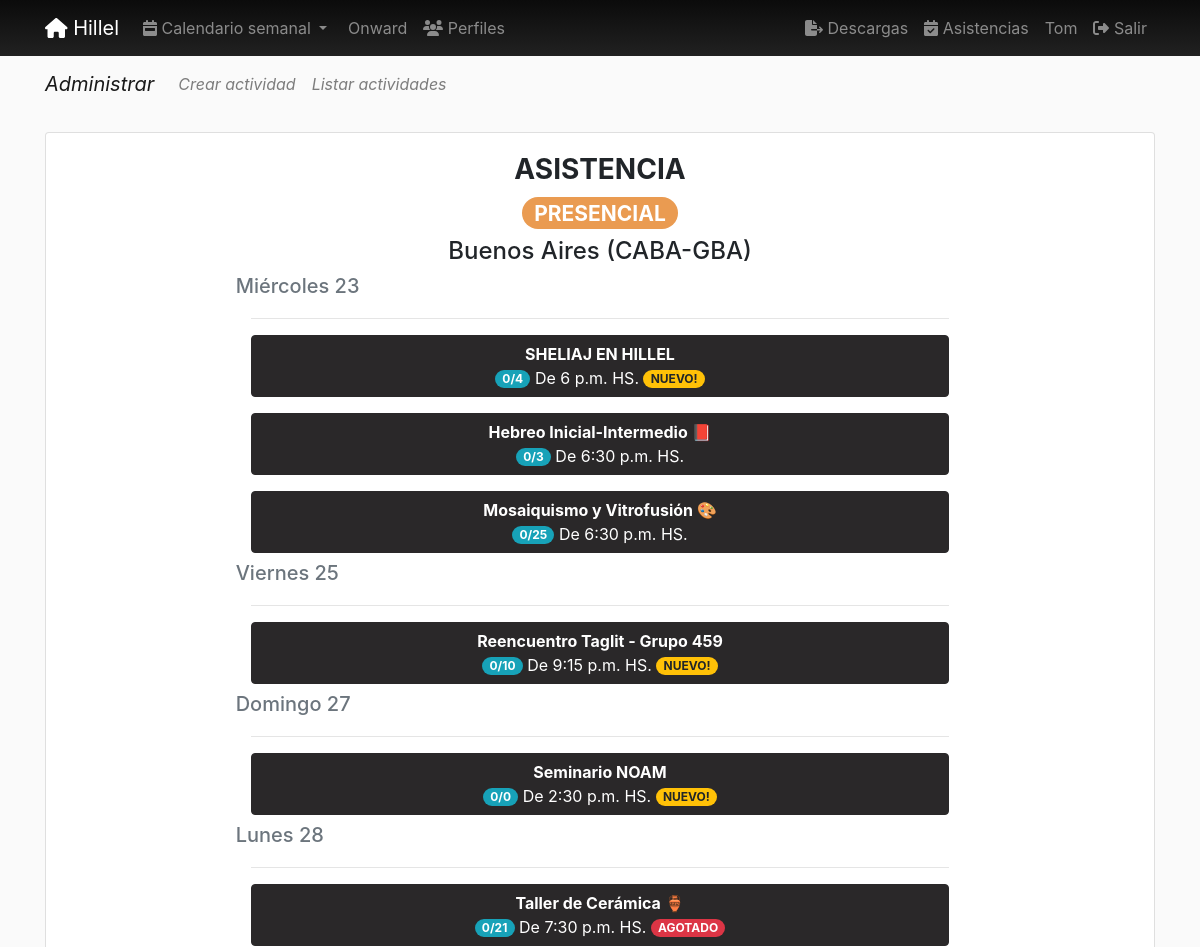
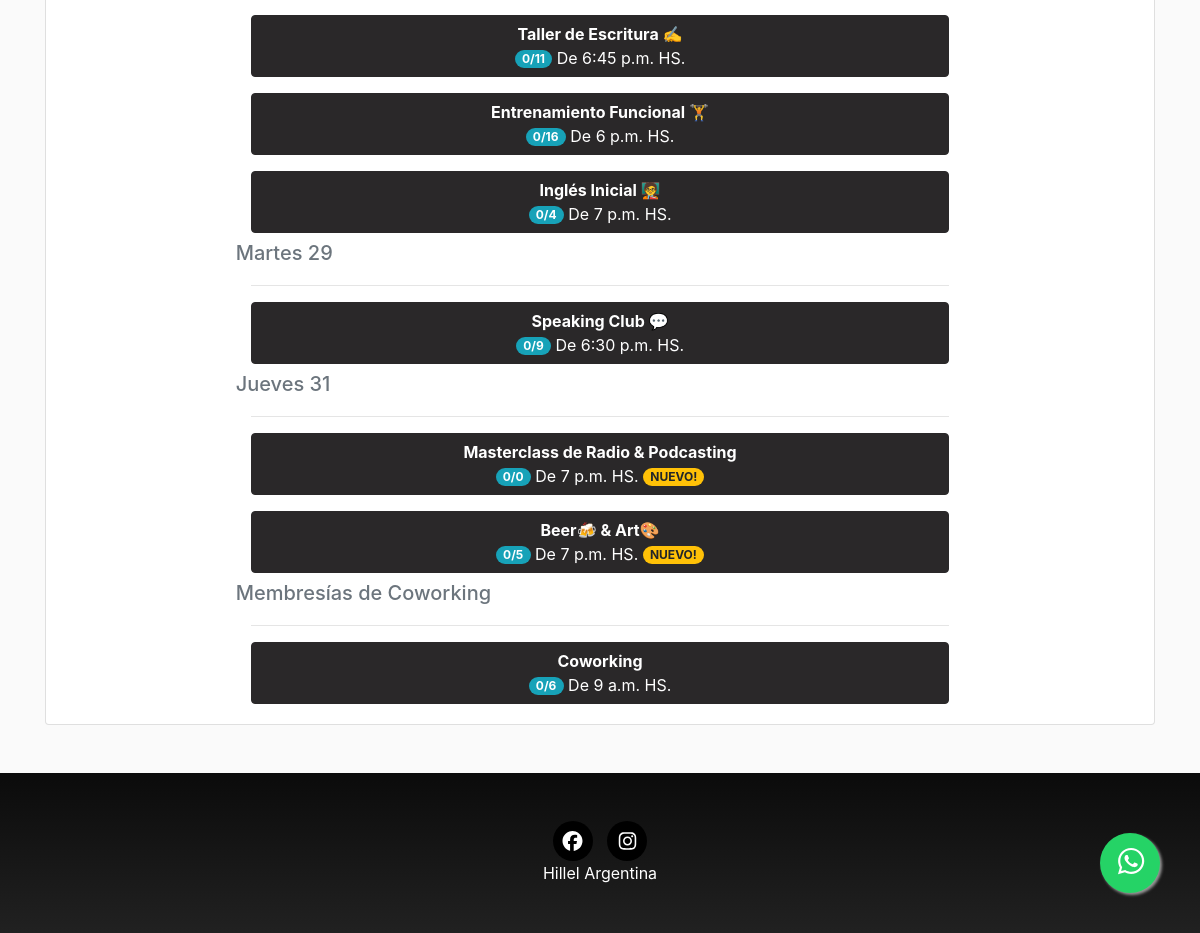
The page /pages/asistencia/0 (signed in) on the database as committed earlier (2 pictures, top to bottom).
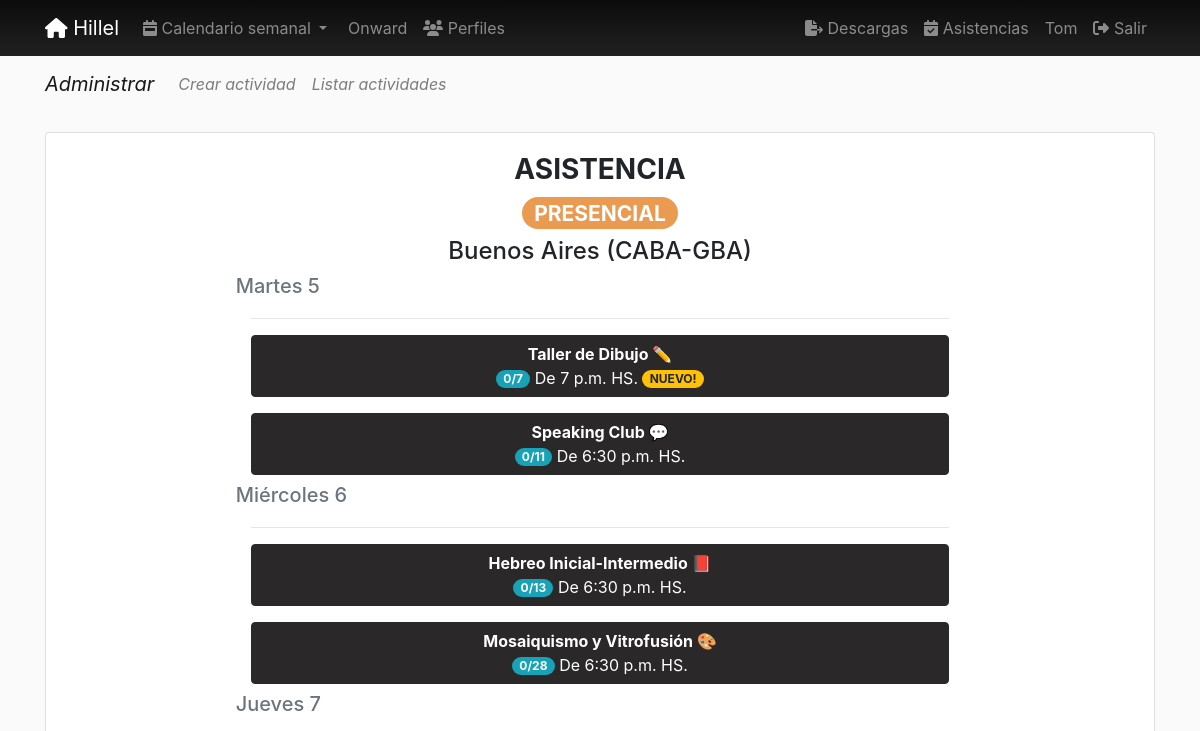
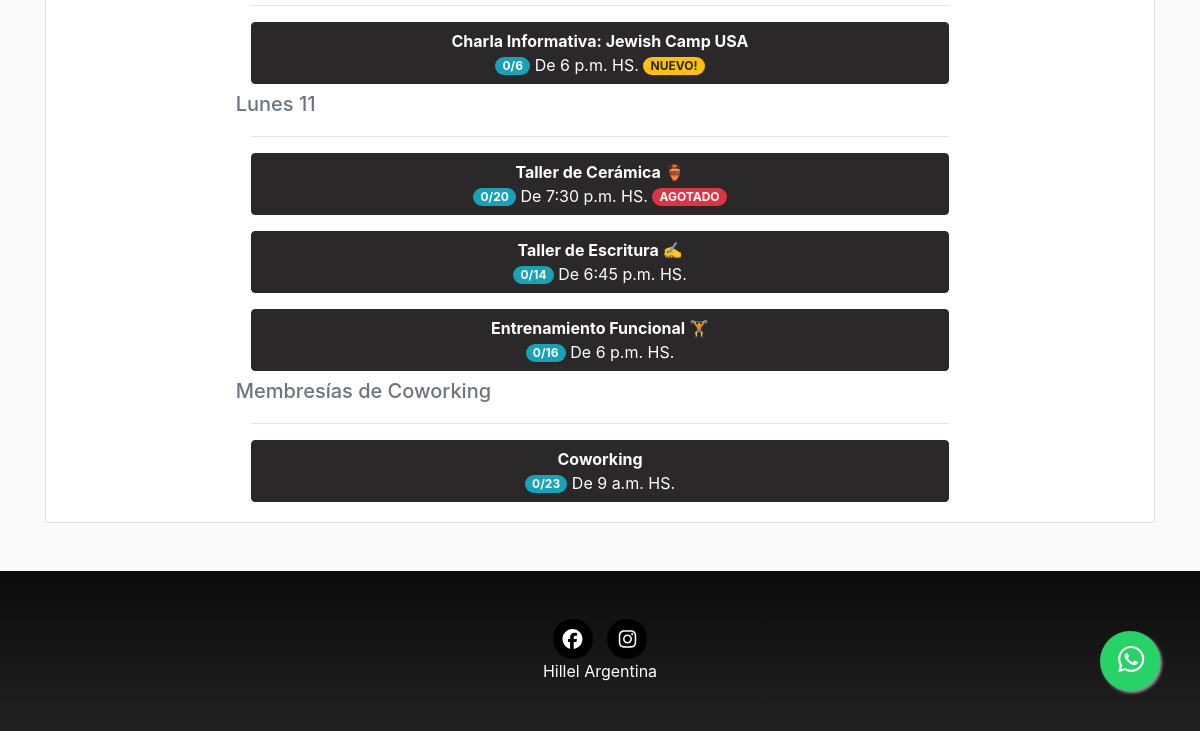
The same page on the database as committed later (2 pictures, top to bottom).
### pages/models.py (models this page shows, shortened)
class Day(models.Model):
    day = models.CharField(verbose_name="Día", max_length=200)
    order = models.SmallIntegerField(verbose_name="Orden", default=0)
    class Meta:
        verbose_name = "Día"
        verbose_name_plural = "Días"
        ordering = ['order']
    @property
    def HayActividadPresencial(self, **kwargs):
        pages = Page.objects.find(self, 0)
        if pages is None:
            return False
        return True
    def HayActividadPresencial_provincia(self, provincia):
        pages = Page.objects.find_provincia(self, 0, provincia)
        if pages is None:
            return False
        return True
    def __str__(self):
        return self.day

class Page(models.Model):
    title = models.CharField(verbose_name="Título", max_length=200)
    horaDesde = models.TimeField(verbose_name="Hora desde", null=True, blank=True, auto_now=False, auto_now_add=False,)
    horaHasta = models.TimeField(verbose_name="Hora hasta", null=True, blank=True, auto_now=False, auto_now_add=False,)
    description = RichTextField(verbose_name="Descripción", null=True, blank=True)
    textoExtraMail = RichTextField(verbose_name="Texto extra del mail", null=True, blank=True)
    flyer = models.ImageField(upload_to=custom_upload_to,
                              null=True, blank=True)
    dia = models.ForeignKey(Day, verbose_name='dia', null=True, on_delete=models.CASCADE)
    cupo = models.SmallIntegerField(verbose_name="Cupo", default=0)
    modalidad = BooleanField(verbose_name="Online", default=0)
    nuevo = BooleanField(verbose_name="Nuevo", default=0)
    activa = BooleanField(verbose_name="Activa", default=1)
    categories = models.ManyToManyField(Category, verbose_name='categorias', related_name='get_pages', blank=True)
    provincia = models.ForeignKey(Provincia, on_delete=models.CASCADE, null=True, blank=True)
    responsable = models.ForeignKey(Responsable, on_delete=models.CASCADE, null=True, blank=True)
    colaborador = models.ForeignKey(Colaborador, on_delete=models.CASCADE, null=True, blank=True)
    secreta = BooleanField(verbose_name="Tiene clave?", default=0)
    clave = models.CharField(verbose_name="Clave", null=True, blank=True, default="", max_length=200)
    objects = PagesManager()
    created = models.DateTimeField(auto_now_add=True, verbose_name="Fecha de creación", blank=True, null=True)
    updated = models.DateTimeField(auto_now=True, verbose_name="Fecha de edición", blank=True, null=True)
    class Meta:
        verbose_name = "actividad"
        verbose_name_plural = "actividades"
        ordering = ['dia__order', 'horaDesde', '-title']
    @property
    def Qanotados(self):
        subscripcion = Subscription.objects.find_page(self)
        if subscripcion is None:
            return 0
        if len(subscripcion) > 0:
            return subscripcion.count()
        return 0
    def historialHoy(self):
        date = datetime.now()
        historial = Historial.objects.find(page=self, date=date)
        if historial is None:
            return None
        return historial
    @property
    def Qasistentes(self):
        if self.historialHoy() is None:
            return 0
        return self.historialHoy().Qasistentes

### pages/views.py (the view)
# urls.py: path('asistencia/<int:modalidad>', Asistencia, name='asistencia'),
def Asistencia(request, modalidad):
    if request.user.is_authenticated:
        if request.user.groups.filter(name='BITAJON').exists() or request.user.is_staff:
            dia = datetime.now().weekday()+1
            dias = Day.objects.all()
            pages = Page.objects.all()
            for day in dias:
                day.mostrar = Day.HayActividadPresencial_provincia(day, request.user.profile.provincia)
            return render(request, 'pages/asistencia.html',
                        {'page_list': pages, 'dia': dia, 'days': dias, 'modalidad': modalidad})
        raise Http404("Usuario no es bitajon/staff")
    raise Http404("Usuario no está autenticado")

### location/models.py (called while the page is built)
    def __str__(self):
        return self.title

### pages/models.py (called while the page is built)
    def find(self, dia, modalidad):
        queryset = self.filter(modalidad=modalidad, dia=dia, activa=True)
        if len(queryset) > 0:
            return queryset
        return None

    def find_provincia(self, dia, modalidad, provincia):
        queryset = self.filter(modalidad=modalidad, dia=dia, activa=True, provincia=provincia)
        if len(queryset) > 0:
            return queryset
        return None

    def find_page(self, page):
        queryset = self.filter(pages=page)
        if len(queryset) > 0:
            return queryset
        return None

    def find(self, page, date):
        historial = self.filter(page=page,
                                fecha__year=date.year,
                                fecha__month=date.month,
                                fecha__day=date.day
                                )
        if len(historial) == 0:
            return None
        return historial[0]

### profiles/processors.py (called while the page is built)
def ctx_dict(request):
    ctx = {}
    bitajon = False
    if request.user.groups.filter(name="BITAJON").count():
        bitajon = True
    ctx["bitajon"] = bitajon
    return ctx

### pages/templates/pages/asistencia.html (shortened to what this page needs)
{% extends 'core/base.html' %}
{% load static %}
{% block content %}
  {% include 'pages/includes/pages_menu.html' %}
  <main role="main">
    <div class="container"  >
      <div class="card  mx-auto border-1 mb-5 "    >
        <div class="card-body  mx-auto col-md-8"  >
          <h3  class="text-center font-weight-bold">ASISTENCIA</h3>
          <h3 class="text-center">
            {% if modalidad  %}
              <a href="{% url 'pages:asistencia' 0 %}" class="text-center badge badge-pill badge-online text-white">ONLINE</a>
            {% else %}
              <a href="{% url 'pages:asistencia' 1 %}" class="text-center badge badge-pill badge-presencial text-white">PRESENCIAL</a>
              <h4 class="text-center">{{request.user.profile.provincia}}</h4>
              {% endif %}
          </h3>
          {% for day in days %}
            {% if  day.order == dia or day.order > 7 %}
              {% if modalidad == 0 and day.HayActividadPresencial or modalidad == 1 and day.HayActividadOnline %}
                <div class="row mt-2">
                  <h5 class="mb-1 text-muted ">{{day}}</h5>
                </div>
                <hr>
              {% endif %}
            {% endif %}
            {% for page in page_list|dictsort:"id" reversed %}
              {% if  day.order == dia or day.order > 7 %}
                {% if day == page.dia  and modalidad == page.modalidad and page.activa %}
                  {% if modalidad == 1 or modalidad == 0 and request.user.profile.provincia == page.provincia %}
                  <div class="row mt-3">
                    <div class="col-md-12    ">
                      <a class="btn btn-dark btn-block"  href="{% url 'pages:asistenciaDetail' page.id page.title|slugify %}">
                        <dl class="mb-0" style="white-space: normal; ">
                        <dt class="mb-0 text-center">
                          {{page.title}}
                        </dt>
                        <dd class=" mb-0 text-center">
                            <span class="text-left badge badge-pill badge-info">{{page.Qasistentes}}/{{page.Qanotados}}</span>
                          De {{page.horaDesde}}
                          HS.
                        {% if page.Qanotados >= page.cupo and page.cupo != 0 %}
                          <span class="badge badge-pill badge-danger">AGOTADO</span>
                        {% endif %}
                        {% if page.nuevo %}
                          <span class="badge badge-pill badge-warning">NUEVO!</span>
                        {% endif %}
                        </dd>
                        </dl>
                      </a>
                    </div>
                  </div>
                {% endif %}
              {% endif %}
              {% endif %}
            {% endfor %}
          {% endfor %}
        </div>
      </div>
    </div>
  </main>
{% endblock %}

Rows that differ between the two databases and show on the page:
no longer on this page (row edited): Day: day "Viernes 25"
no longer on this page (row edited): Page: title "Reencuentro Taglit - Grupo 459", Qasistentes "0", Qanotados "10", horaDesde "9:15 p.m.", nuevo "NUEVO!", shown under "Viernes 25"
no longer on this page (row edited): Day: day "Domingo 27"
no longer on this page (row edited): Page: title "Seminario NOAM", Qasistentes "0", Qanotados "0", horaDesde "2:30 p.m.", nuevo "NUEVO!", shown under "Domingo 27"
no longer on this page (row edited): Day: day "Martes 29", Page (title "Speaking Club 💬", Qasistentes "0", Qanotados "9", horaDesde "6:30 p.m.")
no longer on this page (row edited): Day: day "Jueves 31"
no longer on this page (row edited): Page: title "Masterclass de Radio & Podcasting", Qasistentes "0", Qanotados "0", horaDesde "7 p.m.", nuevo "NUEVO!", shown under "Jueves 31"
no longer on this page (row edited): Page: title "Beer🍻 & Art🎨", Qasistentes "0", Qanotados "5", horaDesde "7 p.m.", nuevo "NUEVO!", shown under "Jueves 31"
added Day: day "Martes 5", Page (title "Speaking Club 💬", Qasistentes "0", Qanotados "11", horaDesde "6:30 p.m.")
added Page: title "Taller de Dibujo ✏️", Qasistentes "0", Qanotados "7", horaDesde "7 p.m.", nuevo "NUEVO!", shown under "Martes 5"
changed Day: loses Page (title "SHELIAJ EN HILLEL", Qasistentes "0", Qanotados "4", horaDesde "6 p.m.", nuevo "NUEVO!"); day "Miércoles 23" → "Miércoles 6"
computed for Page "Hebreo Inicial-Intermedio 📕": Qanotados "3" → "13"
computed for Page "Mosaiquismo y Vitrofusión 🎨": Qanotados "25" → "28"
added Day: day "Jueves 7"
added Page: title "Charla Informativa: Jewish Camp USA", Qasistentes "0", Qanotados "6", horaDesde "6 p.m.", nuevo "NUEVO!", shown under "Jueves 7"
changed Day: loses Page (title "Inglés Inicial 🧑‍🏫", Qasistentes "0", Qanotados "4", horaDesde "7 p.m."); day "Lunes 28" → "Lunes 11"
changed Page "Taller de Cerámica 🏺": Qanotados "21" → "20"
computed for Page "Taller de Escritura ✍️": Qanotados "11" → "14"
computed for Page "Coworking": Qanotados "6" → "23"
